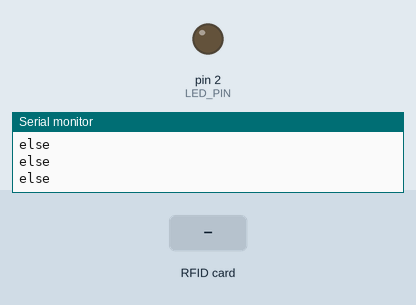
Recording of a sketch running on a simulated Arduino Uno, built with avr-gcc and run on an emulated ATmega328P. Parts: output pins drawn as LEDs (lit = HIGH), the last lines printed to the serial monitor. Dashed ring = blinking. The test bench sets the inputs (shaded band). Pins used as bus, display or sensor lines are not drawn.

Above: at 1.2 s.
1.3 s: RFID card 5E 7A 19 C4 held to the reader
At 1.68 s:
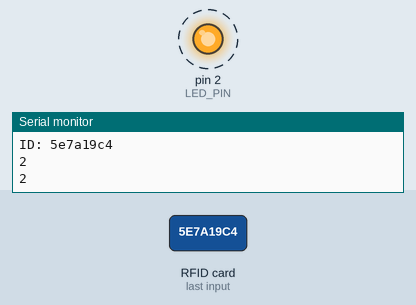
4.3 s: RFID card 40 6E 06 1A held to the reader
At 5.7 s:
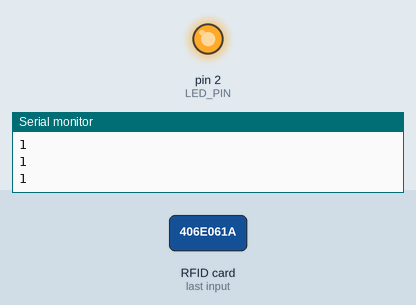
Timing chart, 0 to 7.3 s (numbered marks = the images above; inputs shaded):
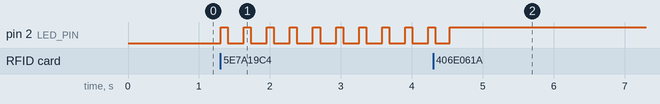

The sketch:

lab5_Read_RFDI_card.ino
```cpp
// // GND
// // Vcc = 3.3V
// // * -----------------------------------------------------------------------------------------
// //  *             MFRC522      Arduino
// //  *             Reader/PCD   Uno/101
// //  * Signal      Pin          Pin
// //  * -----------------------------------------------------------------------------------------
// //  * RST/Reset   RST          9
// //  * SPI SS      SDA(SS)      10
// //  * SPI MOSI    MOSI         11 / ICSP-4
// //  * SPI MISO    MISO         12 / ICSP-1
// //  * SPI SCK     SCK          13 / ICSP-3
#include <SPI.h>
#include <MFRC522.h>

#define SS_PIN 10
#define RST_PIN 9
#define LED_PIN 2 // led chân dương số 2, chân âm GND
int status = 0;
long preTime = -9999;

MFRC522 mfrc522(SS_PIN, RST_PIN);

//byte correctUID[] = { 0x12, 0xB0, 0x4F, 0x1A };  // Replace with the correct UID
byte correctUID[] = { 0x40, 0x6E, 0x06, 0x1A };  // Replace with the correct UID
//406E061A
void setup() {
  Serial.begin(9600);
  SPI.begin();
  mfrc522.PCD_Init();
  pinMode(LED_PIN, OUTPUT);
}

void loop() {

  // Check for a new card
  if (mfrc522.PICC_IsNewCardPresent() && mfrc522.PICC_ReadCardSerial()) {

    // // Đọc ID từ thẻ RFID
    String id = "";
    // for (byte i = 0; i < mfrc522.uid.size; i++) {
    //   id.concat(String(mfrc522.uid.uidByte[i] < 0x10 ? "0" : ""));
    //   id.concat(String(mfrc522.uid.uidByte[i], HEX));
    // }
    // Serial.println("ID: " + id);

    byte uid[4];
    for (byte i = 0; i < 4; i++) {
      uid[i] = mfrc522.uid.uidByte[i];
      id.concat(String(uid[i] < 0x10 ? "0" : ""));
      id.concat(String(uid[i], HEX));
    }
    Serial.println("ID: " + id);
    if (memcmp(uid, correctUID, sizeof(correctUID)) == 0) {
      status = 1;
      long curTime = millis();
      if (curTime - preTime < 1000) {

        Serial.println(curTime);
        Serial.println(preTime);
        Serial.println(curTime - preTime);
        status = 3;
      }
      preTime = millis();
    } else {
      status = 2;
    }
  }
  if (status == 1) {
    digitalWrite(LED_PIN, HIGH);
    Serial.println("1");
  } else if (status == 2) {
    Serial.println("2");
    blink();
  } else if (status == 3) {
    Serial.println("3");
    digitalWrite(LED_PIN, LOW);
  } else {
    Serial.println("else");
    digitalWrite(LED_PIN, LOW);
  }

  mfrc522.PICC_HaltA();
  mfrc522.PCD_StopCrypto1();
  delay(100);
}


void blink() {
  digitalWrite(LED_PIN, HIGH);
  delay(100);
  digitalWrite(LED_PIN, LOW);
  delay(100);
}
```

Measured:
- after the input at 1.3 s, pin 2 (LED_PIN): alternates HIGH for 0.10 s and LOW for 0.23 s, starting at once
- after the input at 4.3 s, pin 2 (LED_PIN): goes on until 4.5 s, then stays HIGH
